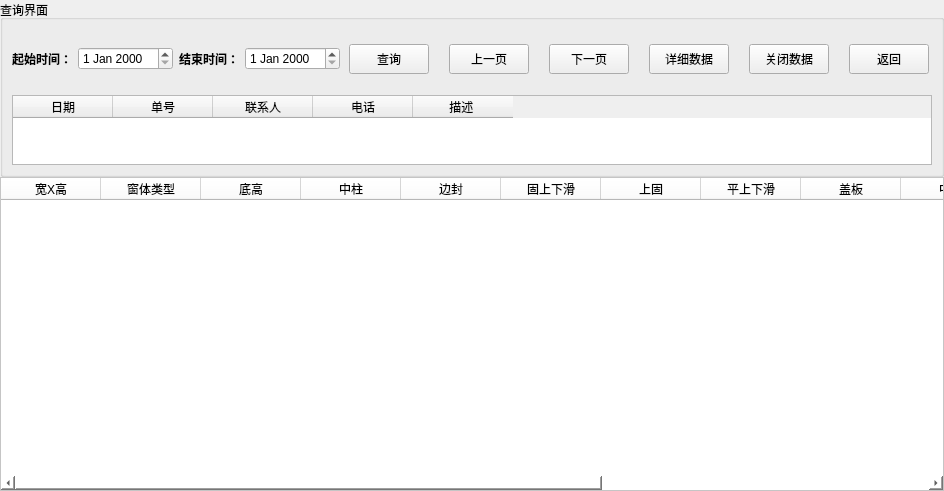
     <widget class="QWidget" name="widget" native="true">
      <property name="styleSheet">
       <string notr="true"/>
      </property>
      <layout class="QVBoxLayout" name="verticalLayout_6" stretch="1,2">
       <property name="spacing">
        <number>0</number>
       </property>
       <property name="margin">
        <number>0</number>
       </property>
       <item>
        <widget class="QGroupBox" name="gbQuery">
         <property name="title">
          <string>查询界面</string>
         </property>
         <layout class="QVBoxLayout" name="verticalLayout_5" stretch="0,0">
          <item>
           <layout class="QHBoxLayout" name="horizontalLayout_27">
            <item>
             <layout class="QHBoxLayout" name="horizontalLayout">
              <item>
               <widget class="QLabel" name="label_9">
                <property name="minimumSize">
                 <size>
                  <width>0</width>
                  <height>60</height>
                 </size>
                </property>
                <property name="text">
                 <string>&lt;!DOCTYPE HTML PUBLIC &quot;-//W3C//DTD HTML 4.0//EN&quot; &quot;http://www.w3.org/TR/REC-html40/strict.dtd&quot;&gt;
&lt;html&gt;&lt;head&gt;&lt;meta name=&quot;qrichtext&quot; content=&quot;1&quot; /&gt;&lt;style type=&quot;text/css&quot;&gt;
p, li { white-space: pre-wrap; }
&lt;/style&gt;&lt;/head&gt;&lt;body style=&quot; font-family:'SimSun'; font-size:9pt; font-weight:400; font-style:normal;&quot;&gt;
&lt;p align=&quot;center&quot; style=&quot; margin-top:0px; margin-bottom:0px; margin-left:0px; margin-right:0px; -qt-block-indent:0; text-indent:0px;&quot;&gt;&lt;span style=&quot; font-family:'Sans Serif'; font-weight:600;&quot;&gt;起始时间：&lt;/span&gt;&lt;/p&gt;&lt;/body&gt;&lt;/html&gt;</string>
                </property>
               </widget>
              </item>
              <item>
               <widget class="QDateEdit" name="deStartTime"/>
              </item>
              <item>
               <widget class="QLabel" name="label_23">
                <property name="minimumSize">
                 <size>
                  <width>0</width>
                  <height>60</height>
                 </size>
                </property>
                <property name="text">
                 <string>&lt;!DOCTYPE HTML PUBLIC &quot;-//W3C//DTD HTML 4.0//EN&quot; &quot;http://www.w3.org/TR/REC-html40/strict.dtd&quot;&gt;
&lt;html&gt;&lt;head&gt;&lt;meta name=&quot;qrichtext&quot; content=&quot;1&quot; /&gt;&lt;style type=&quot;text/css&quot;&gt;
p, li { white-space: pre-wrap; }
&lt;/style&gt;&lt;/head&gt;&lt;body style=&quot; font-family:'SimSun'; font-size:9pt; font-weight:400; font-style:normal;&quot;&gt;
&lt;p align=&quot;center&quot; style=&quot; margin-top:0px; margin-bottom:0px; margin-left:0px; margin-right:0px; -qt-block-indent:0; text-indent:0px;&quot;&gt;&lt;span style=&quot; font-family:'Sans Serif'; font-weight:600;&quot;&gt;结束时间：&lt;/span&gt;&lt;/p&gt;&lt;/body&gt;&lt;/html&gt;</string>
                </property>
               </widget>
              </item>
              <item>
               <widget class="QDateEdit" name="deEndTime"/>
              </item>
             </layout>
            </item>
            <item>
             <layout class="QHBoxLayout" name="horizontalLayout_18">
              <property name="spacing">
               <number>20</number>
              </property>
              <property name="margin">
               <number>3</number>
              </property>
              <item>
               <widget class="QPushButton" name="btnQuery">
                <property name="minimumSize">
                 <size>
                  <width>0</width>
                  <height>30</height>
                 </size>
                </property>
                <property name="maximumSize">
                 <size>
                  <width>16777215</width>
                  <height>16777215</height>
                 </size>
                </property>
                <property name="text">
                 <string>查询</string>
                </property>
               </widget>
              </item>
              <item>
               <widget class="QPushButton" name="pushButton_4">
                <property name="minimumSize">
                 <size>
                  <width>0</width>
                  <height>30</height>
                 </size>
                </property>
                <property name="text">
                 <string>上一页</string>
                </property>
               </widget>
              </item>
              <item>
               <widget class="QPushButton" name="pushButton_3">
                <property name="minimumSize">
                 <size>
                  <width>0</width>
                  <height>30</height>
                 </size>
                </property>
                <property name="text">
                 <string>下一页</string>
                </property>
               </widget>
              </item>
              <item>
               <widget class="QPushButton" name="btnQureyData">
                <property name="minimumSize">
                 <size>
                  <width>0</width>
                  <height>30</height>
                 </size>
                </property>
                <property name="text">
                 <string>详细数据</string>
                </property>
               </widget>
              </item>
              <item>
               <widget class="QPushButton" name="btnDataClose">
                <property name="minimumSize">
                 <size>
                  <width>0</width>
                  <height>30</height>
                 </size>
                </property>
                <property name="text">
                 <string>关闭数据</string>
                </property>
               </widget>
              </item>
              <item>
               <widget class="QPushButton" name="btnQueryBack">
                <property name="minimumSize">
                 <size>
                  <width>0</width>
                  <height>30</height>
                 </size>
                </property>
                <property name="maximumSize">
                 <size>
                  <width>16777215</width>
                  <height>16777215</height>
                 </size>
                </property>
                <property name="text">
                 <string>返回</string>
                </property>
               </widget>
              </item>
             </layout>
            </item>
           </layout>
          </item>
          <item>
           <widget class="QTableWidget" name="formtableWidget">
            <column>
             <property name="text">
              <string>      日期      </string>
             </property>
            </column>
            <column>
             <property name="text">
              <string>      单号      </string>
             </property>
            </column>
            <column>
             <property name="text">
              <string>     联系人     </string>
             </property>
            </column>
            <column>
             <property name="text">
              <string>      电话      </string>
             </property>
            </column>
            <column>
             <property name="text">
              <string>      描述       </string>
             </property>
            </column>
           </widget>
          </item>
         </layout>
        </widget>
       </item>
       <item>
        <widget class="QTableWidget" name="tableServerWidget">
         <property name="styleSheet">
          <string notr="true">background-color: rgb(255, 255, 255);</string>
         </property>
         <property name="textElideMode">
          <enum>Qt::ElideNone</enum>
         </property>
         <property name="verticalScrollMode">
          <enum>QAbstractItemView::ScrollPerItem</enum>
         </property>
         <column>
          <property name="text">
           <string>宽X高</string>
          </property>
          <property name="textAlignment">
           <set>AlignHCenter|AlignTop</set>
          </property>
         </column>
         <column>
          <property name="text">
           <string>窗体类型</string>
          </property>
          <property name="textAlignment">
           <set>AlignHCenter|AlignVCenter|AlignCenter</set>
          </property>
         </column>
         <column>
          <property name="text">
           <string>底高</string>
          </property>
          <property name="textAlignment">
           <set>AlignHCenter|AlignVCenter|AlignCenter</set>
          </property>
         </column>
         <column>
          <property name="text">
           <string>中柱</string>
          </property>
          <property name="textAlignment">
           <set>AlignHCenter|AlignVCenter|AlignCenter</set>
          </property>
         </column>
         <column>
          <property name="text">
           <string>边封</string>
          </property>
          <property name="textAlignment">
           <set>AlignHCenter|AlignVCenter|AlignCenter</set>
          </property>
         </column>
         <column>
          <property name="text">
           <string>固上下滑</string>
          </property>
          <property name="textAlignment">
           <set>AlignHCenter|AlignVCenter|AlignCenter</set>
          </property>
         </column>
         <column>
          <property name="text">
           <string>上固</string>
          </property>
          <property name="textAlignment">
           <set>AlignHCenter|AlignVCenter|AlignCenter</set>
          </property>
         </column>
         <column>
          <property name="text">
           <string>平上下滑</string>
          </property>
          <property name="textAlignment">
           <set>AlignHCenter|AlignVCenter|AlignCenter</set>
          </property>
         </column>
         <column>
          <property name="text">
           <string>盖板</string>
          </property>
          <property name="textAlignment">
           <set>AlignHCenter|AlignVCenter|AlignCenter</set>
          </property>
         </column>
         <column>
          <property name="text">
           <string>中封</string>
          </property>
          <property name="textAlignment">
           <set>AlignHCenter|AlignVCenter|AlignCenter</set>
          </property>
         </column>
         <column>
          <property name="text">
           <string>勾光企x上下方</string>
          </property>
          <property name="textAlignment">
           <set>AlignHCenter|AlignVCenter|AlignCenter</set>
          </property>
         </column>
         <column>
          <property name="text">
           <string>序号</string>
          </property>
          <property name="textAlignment">
           <set>AlignHCenter|AlignVCenter|AlignCenter</set>
          </property>
         </column>
         <column>
          <property name="text">
           <string>扇玻</string>
          </property>
          <property name="textAlignment">
           <set>AlignHCenter|AlignVCenter|AlignCenter</set>
          </property>
         </column>
         <column>
          <property name="text">
           <string>固玻</string>
          </property>
          <property name="textAlignment">
           <set>AlignHCenter|AlignVCenter|AlignCenter</set>
          </property>
         </column>
        </widget>
       </item>
      </layout>
     </widget>
